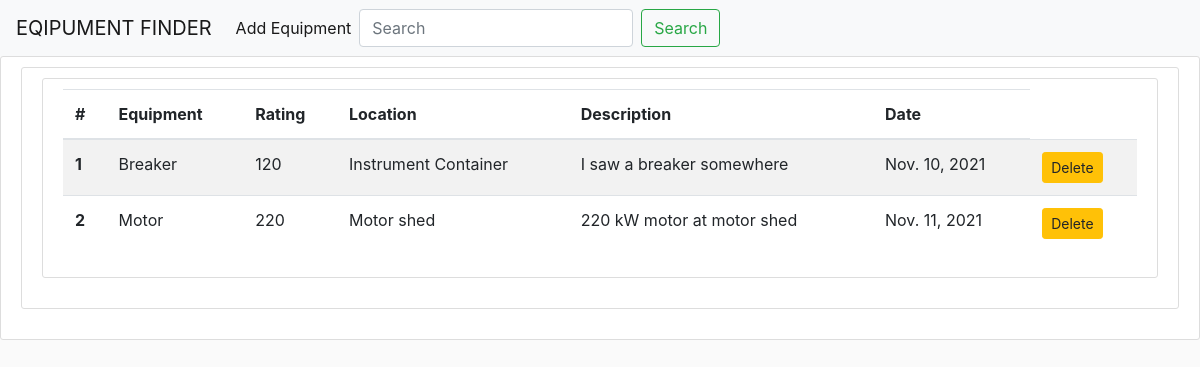
/search/, run on an earlier commit of the app's database.
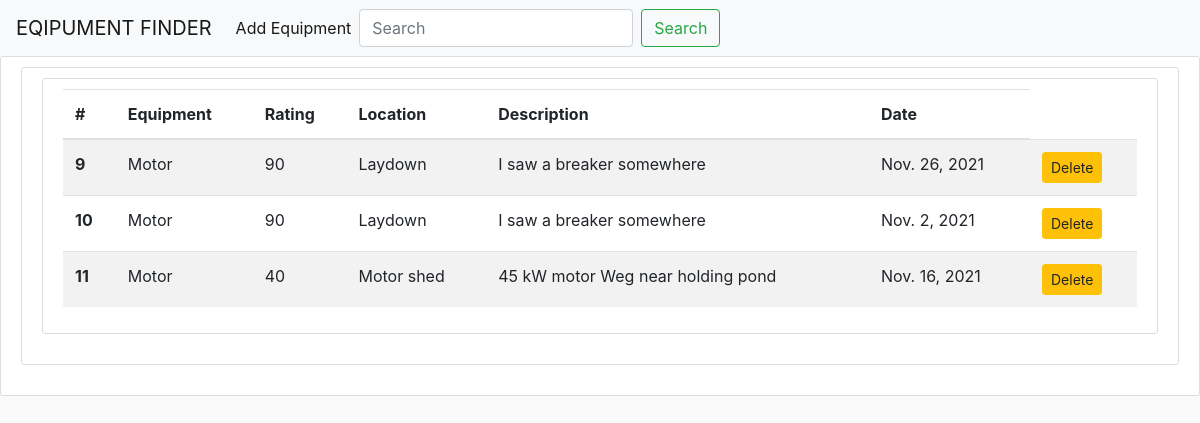
And on a later commit of the database.
### finder/models.py (models this page shows, shortened)
class Finder(models.Model):
    description = models.CharField(max_length=200)
    rating = models.IntegerField(null=True)
    equipment = models.ForeignKey(Equipment, on_delete=CASCADE)
    location = models.ForeignKey(Location, on_delete=CASCADE)
    date = models.DateField(null=False, default='21/08/2021')

class Equipment (models.Model):
    equipment = models.CharField(max_length=100)
    def __str__(self):
        return str(self.equipment)

class Location(models.Model):
    location = models.CharField(max_length=50)
    def __str__(self):
        return str(self.location)

### finder/views.py (the view)
# urls.py: path("search/", search, name='search'),
def search(request):
    equips = Finder.objects.all()
    if request.GET.get('q'):
        query = request.GET['q']
        equips = Finder.objects.filter(description__icontains=query)
        for equip in equips:
            print(equip.id)
    return render(request, 'search.html', {'equips' : equips})

### finder/templates/search.html
{% extends 'base.html'%}
{% block content%}
<div class = 'content-section'>
    <div class = 'media-body'>
      <div class = 'content-section'>
        <div class = 'content-section'>
  <table class="table table-striped">
    <thead>
      <tr>
        <th scope="col">#</th>
        <th scope="col">Equipment</th>
        <th scope="col">Rating</th>
        <th scope="col">Location</th>
        <th scope="col">Description</th>
        <th scope="col">Date</th>
      </tr>
    </thead>
    <tbody>
        {% for equip in equips%}
      <tr>
        <th scope="row">{{equip.id}}</th>
        <td>{{equip.equipment}}</td>
        <td>{{equip.rating}}</td>
        <td>{{equip.location}}</td>
        <td>{{equip.description}}</td>
        <td>{{equip.date}}</td>
          <td><a href ="{%url 'delete' equip.id%}" role='button' class = "btn btn-warning btn-sm"> Delete</a></td>
      </tr>
      {% endfor %}
    </tbody>
  </table>
</div>
</div>
    </div>
</div>
{% endblock %}

### finder/templates/base.html (shortened to what this page needs)
<!doctype html>
<html lang="en">
    {% load static %}
  <head>
    <link rel="stylesheet" href="https://cdn.jsdelivr.net/npm/bootstrap@4.5.3/dist/css/bootstrap.min.css">
    <link rel="stylesheet" type="text/css" href="{% static 'finder/css/form1.css' %}">
  </head>
  <nav class="navbar navbar-expand-lg navbar-light bg-light">
    <a class="navbar-brand" href="{%url 'search' %}">EQIPUMENT FINDER</a>
    <div class="collapse navbar-collapse" id="navbarSupportedContent">
      <ul class="navbar-nav mr-auto">
        <li class="nav-item active">
          <a class="nav-link" href="{%url 'home' %}">Add Equipment <span class="sr-only">(current)</span></a>
        </li>
      <form class="form-inline my-2 my-lg-0" method="GET">
        <input class="form-control mr-sm-2" type="search" placeholder="Search" aria-label="Search" name='q'>
        <button class="btn btn-outline-success my-2 my-sm-0" type="submit">Search</button>
      </form>
    </div>
  </nav>
  <body>
  {%block content%}
  {% endblock %}
  </body>
</html>

### finder/static/finder/css/form1.css (style rules this page uses)
body { background: #fafafa; color: #333333; }
.content-section { background: #ffffff; padding: 10px 20px; border: 1px solid #dddddd; border-radius: 3px; margin-bottom: 20px; }

What changed in the data, as far as the page shows it:
removed Finder: id "1", equipment "Breaker", rating "120", location "Instrument Container", description "I saw a breaker somewhere", date "Nov. 10, 2021"
removed Finder: id "2", equipment "Motor", rating "220", location "Motor shed", description "220 kW motor at motor shed", date "Nov. 11, 2021"
added Finder: id "9", equipment "Motor", rating "90", location "Laydown", description "I saw a breaker somewhere", date "Nov. 26, 2021"
added Finder: id "10", equipment "Motor", rating "90", location "Laydown", description "I saw a breaker somewhere", date "Nov. 2, 2021"
added Finder: id "11", equipment "Motor", rating "40", location "Motor shed", description "45 kW motor Weg near holding pond", date "Nov. 16, 2021"
